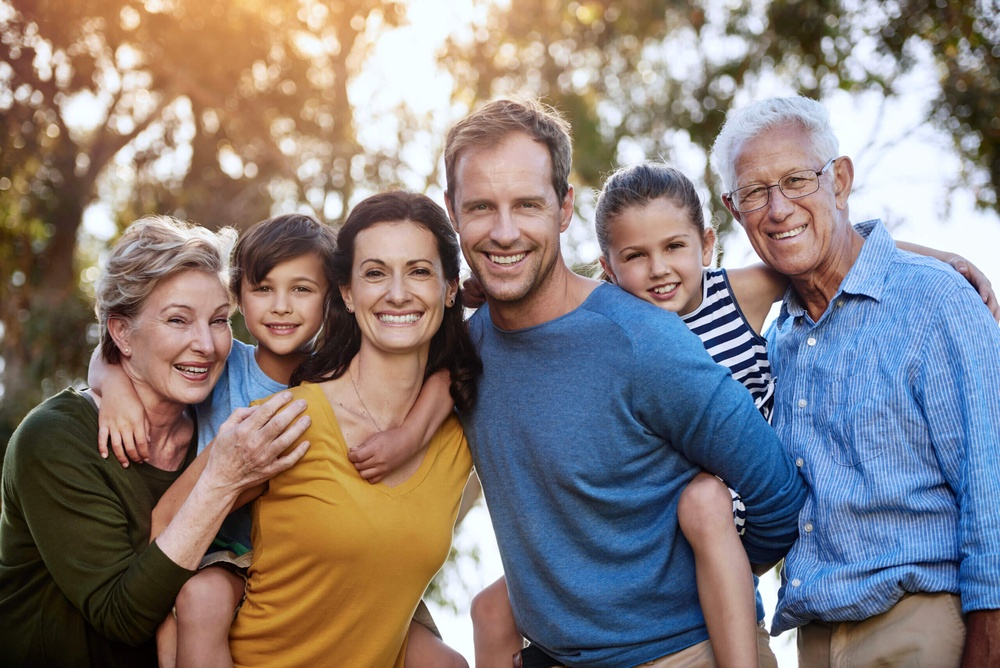
#> input picture test.jpg, 1000 x 668 px, shrunk from 2560 x 1709 before the run
$ python main.py
#> lines starting #> are read from the running program, lines starting #| are printed output that depends on the picture
import cv2
import os

image_name = input("Saisissez le nom de l'image (ex: image.jpg) :")
#> the answer given: test.jpg

image = cv2.imread(image_name)
#> image is the input picture: shape (668, 1000, 3); mean B, G, R 123.3, 124.8, 133.9
face_cascade1 = cv2.CascadeClassifier('classifier/haarcascade_frontalface_default.xml')
face_cascade2 = cv2.CascadeClassifier('classifier/haarcascade_profileface.xml')

faces1 = face_cascade1.detectMultiScale(image, 1.3, 5)
#> faces1 = [[99, 49, 58, 58], [603, 209, 108, 108], [335, 222, 122, 122], [240, 252, 96, 96], [439, 157, 131, 131], [137, 276, 116, 116]]
faces2 = face_cascade2.detectMultiScale(image, 1.3, 5)
#> faces2 = [[247, 243, 106, 106]]
if not os.path.exists('visages'):
    os.makedirs('visages')

i = 1
for (x,y,w,h) in faces1:
    face_cropped = image[y:y+h, x:x+w]
    cv2.imwrite('visages/visage_' + str(i) + '.jpg', face_cropped)
    i += 1
#> this loop made 6 passes
#> pass 1, `face_cropped = image[y:y+h, x:x+w]`:
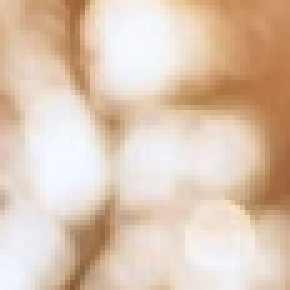
#> face_cropped: shape (58, 58, 3) (shown 5 times larger); mean B, G, R 179.8, 199.4, 221.4
#> pass 2, `face_cropped = image[y:y+h, x:x+w]`:
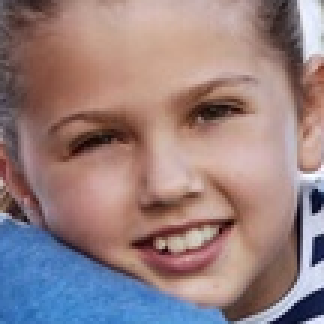
#> face_cropped: shape (108, 108, 3) (shown 3 times larger); mean B, G, R 128.7, 127.6, 149.7
#> pass 3, `face_cropped = image[y:y+h, x:x+w]`:
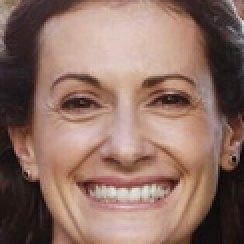
#> face_cropped: shape (122, 122, 3) (shown 2 times larger); mean B, G, R 100.4, 111.5, 141.6
#> after the loop, i = 7

for (x,y,w,h) in faces2:
    face_cropped = image[y:y+h, x:x+w]
    cv2.imwrite('visages/visage_' + str(i) + '.jpg', face_cropped)
    i += 1
#> this loop made 1 pass
#> (x, y, w, h, i) on pass 1: (247, 243, 106, 106, 8)
#> pass 1, `face_cropped = image[y:y+h, x:x+w]`:
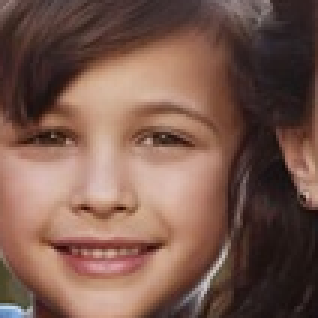
#> face_cropped: shape (106, 106, 3) (shown 3 times larger); mean B, G, R 77.5, 89.2, 121.2
#> after the loop, i = 8
